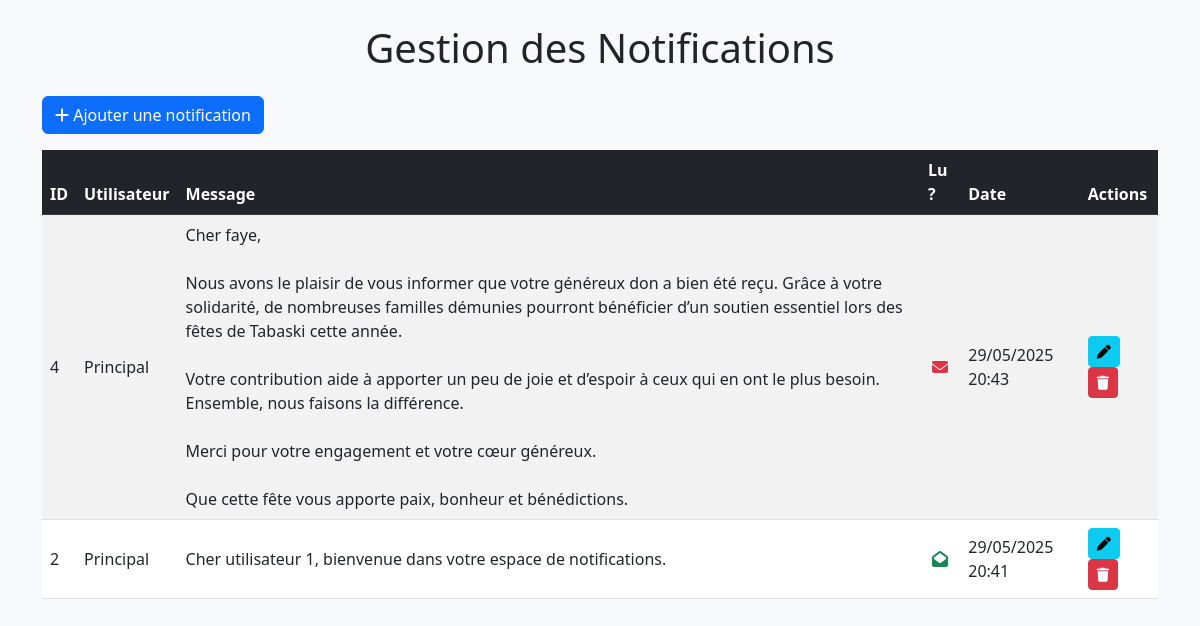
Page /admin/notifications.php on the committed database.
### tables this page shows
CREATE TABLE IF NOT EXISTS `notifications` (
  `id` int NOT NULL AUTO_INCREMENT,
  `utilisateur_id` int DEFAULT NULL,
  `message` text,
  `lu` tinyint(1) DEFAULT '0',
  `date_notification` datetime DEFAULT CURRENT_TIMESTAMP,
  `date_creation` datetime DEFAULT CURRENT_TIMESTAMP,
  PRIMARY KEY (`id`),
  KEY `utilisateur_id` (`utilisateur_id`)
);

CREATE TABLE IF NOT EXISTS `utilisateurs` (
  `id` int NOT NULL AUTO_INCREMENT,
  `prenom` varchar(100) NOT NULL,
  `nom` varchar(100) NOT NULL,
  `email` varchar(150) NOT NULL,
  `telephone` varchar(20) DEFAULT NULL,
  `mot_de_passe` varchar(255) NOT NULL,
  `role` enum('admin','donateur') DEFAULT 'donateur',
  `pays_id` int DEFAULT NULL,
  `date_inscription` datetime DEFAULT CURRENT_TIMESTAMP,
  PRIMARY KEY (`id`),
  UNIQUE KEY `email` (`email`),
  KEY `pays_id` (`pays_id`)
);

### admin/notifications.php (the view, shortened to what this page needs)
<?php
$pdo = getPDO();
$usersStmt = $pdo->query("SELECT id, nom FROM utilisateurs ORDER BY nom");
$users = $usersStmt->fetchAll(PDO::FETCH_ASSOC);
$notificationsStmt = $pdo->query("SELECT n.id, n.message, n.lu, n.date_notification, u.nom
                                 FROM notifications n
                                 JOIN utilisateurs u ON n.utilisateur_id = u.id
                                 ORDER BY n.date_notification DESC");
$notifications = $notificationsStmt->fetchAll(PDO::FETCH_ASSOC);
?>
<!DOCTYPE html>
<html lang="fr">
<head>
  <link href="https://cdn.jsdelivr.net/npm/bootstrap@5.3.0/dist/css/bootstrap.min.css" rel="stylesheet" />
  <link href="https://cdnjs.cloudflare.com/ajax/libs/font-awesome/6.4.0/css/all.min.css" rel="stylesheet"/>
</head>
<body class="bg-light">
<div class="container py-4">
  <h1 class="mb-4 text-center">Gestion des Notifications</h1>
  <button class="btn btn-primary mb-3" data-bs-toggle="modal" data-bs-target="#addModal">
    <i class="fa fa-plus"></i> Ajouter une notification
  </button>
  <table class="table table-striped table-hover align-middle">
    <thead class="table-dark">
      <tr>
        <th>ID</th>
        <th>Utilisateur</th>
        <th>Message</th>
        <th>Lu ?</th>
        <th>Date</th>
        <th>Actions</th>
      </tr>
    </thead>
    <tbody>
      <?php foreach ($notifications as $n): ?>
      <tr>
        <td><?= $n['id'] ?></td>
        <td><?= htmlspecialchars($n['nom']) ?></td>
        <td><?= nl2br(htmlspecialchars($n['message'])) ?></td>
        <td class="text-center">
          <?php if (!$n['lu']): ?>
            <i class="fa fa-envelope icon-unread" title="Non lu"></i>
          <?php else: ?>
            <i class="fa fa-envelope-open text-success" title="Lu"></i>
          <?php endif; ?>
        </td>
        <td><?= (new DateTime($n['date_notification']))->format('d/m/Y H:i') ?></td>
        <td>
          <button
            class="btn btn-sm btn-info btn-edit"
            data-id="<?= $n['id'] ?>"
            data-utilisateur="<?= $users[array_search($n['nom'], array_column($users, 'nom'))]['id'] ?? '' ?>"
            data-message="<?= htmlspecialchars($n['message'], ENT_QUOTES) ?>"
            data-lu="<?= $n['lu'] ?>"
            data-bs-toggle="modal" data-bs-target="#editModal"
            title="Modifier">
            <i class="fa fa-pen"></i>
          </button>
          <a href="?delete=<?= $n['id'] ?>"
             onclick="return confirm('Supprimer cette notification ?');"
             class="btn btn-sm btn-danger" title="Supprimer">
             <i class="fa fa-trash"></i>
          </a>
        </td>
      </tr>
      <?php endforeach; ?>
    </tbody>
  </table>
</div>
</body>
</html>

### admin/notifications.php (style rules this page uses)
.icon-unread { color: #dc3545; animation: pulse 2s infinite; }

### rows in the picture
notifications: id "4", utilisateur.nom "Principal", message "Cher faye, Nous avons le plaisir de vous informer que votre généreux don a bien été reçu. Grâce à votre solidarité, de nombreuses familles démunies pourront bénéficier d’un soutien essentiel lors des fêtes de Tabaski cette année. Votre contribution aide à apporter un peu de joie et d’espoir à ceux qui en ont le plus besoin. Ensemble, nous faisons la différence. Merci pour votre engagement et votre cœur généreux. Que cette fête vous apporte paix, bonheur et bénédictions.", lu 0 (drawn), date_notification "29/05/2025 20:43"
notifications: id "2", utilisateur.nom "Principal", message "Cher utilisateur 1, bienvenue dans votre espace de notifications.", lu 1 (drawn), date_notification "29/05/2025 20:41"
